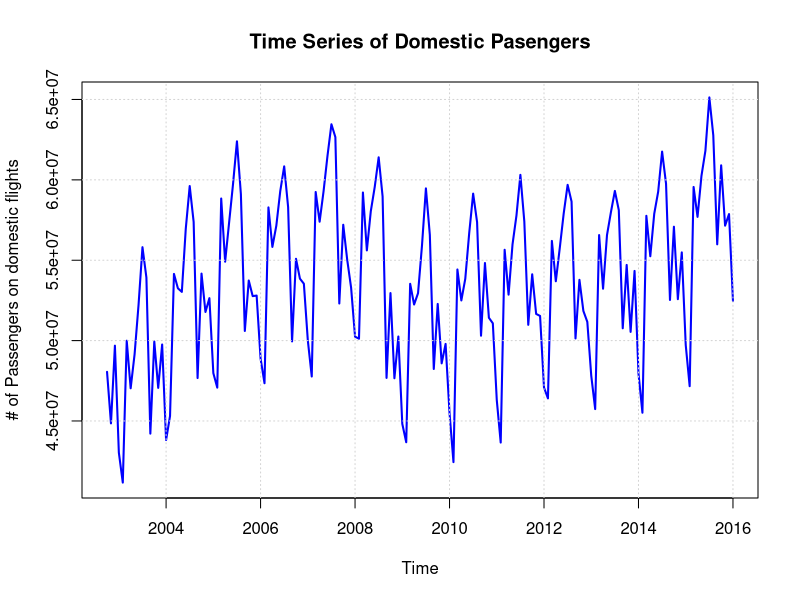
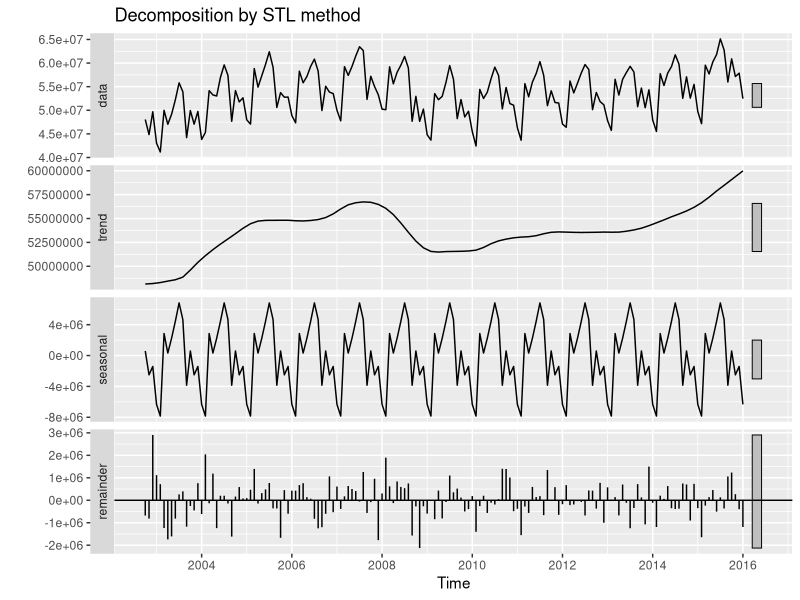
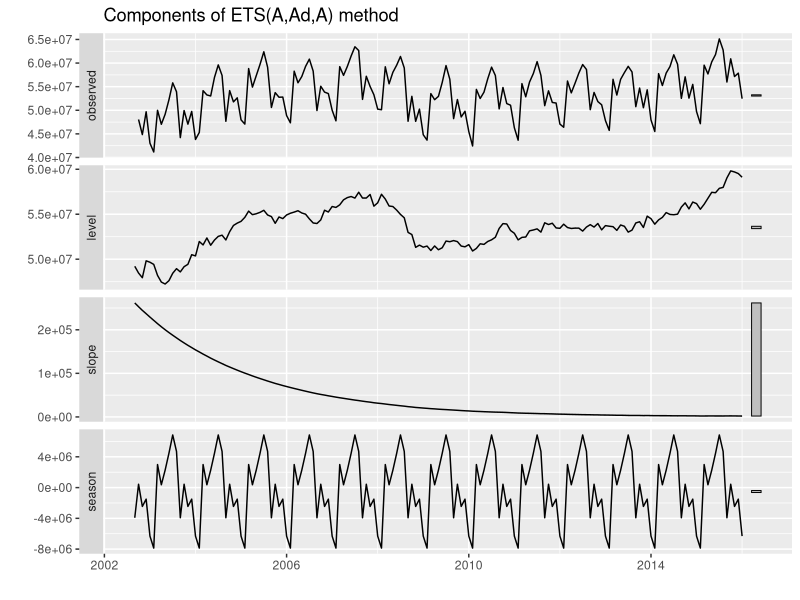
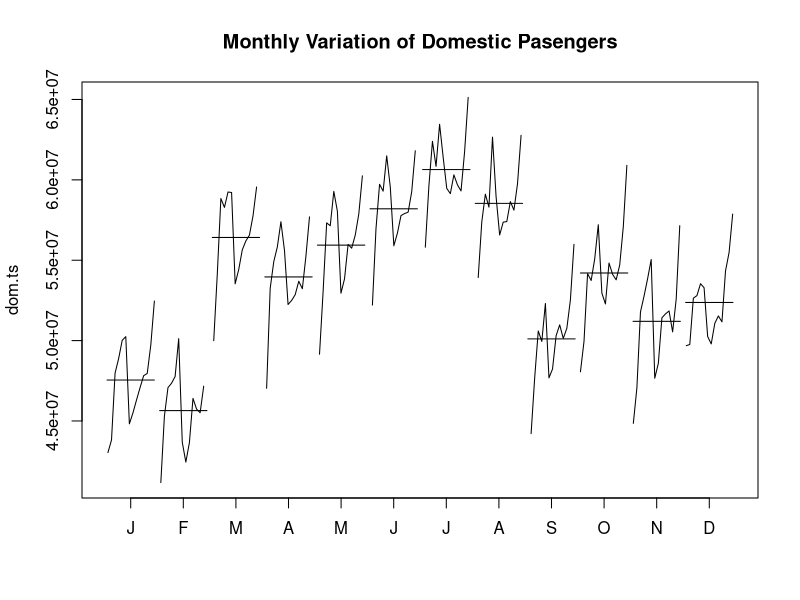
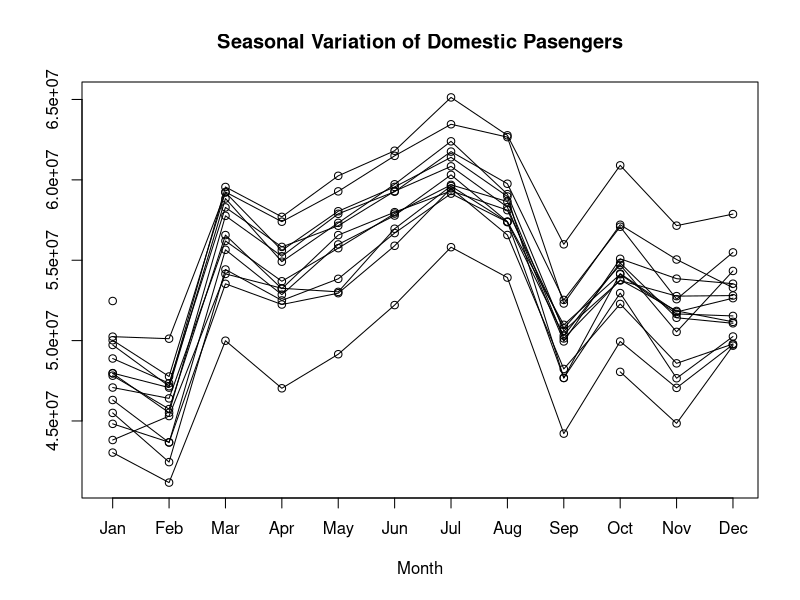
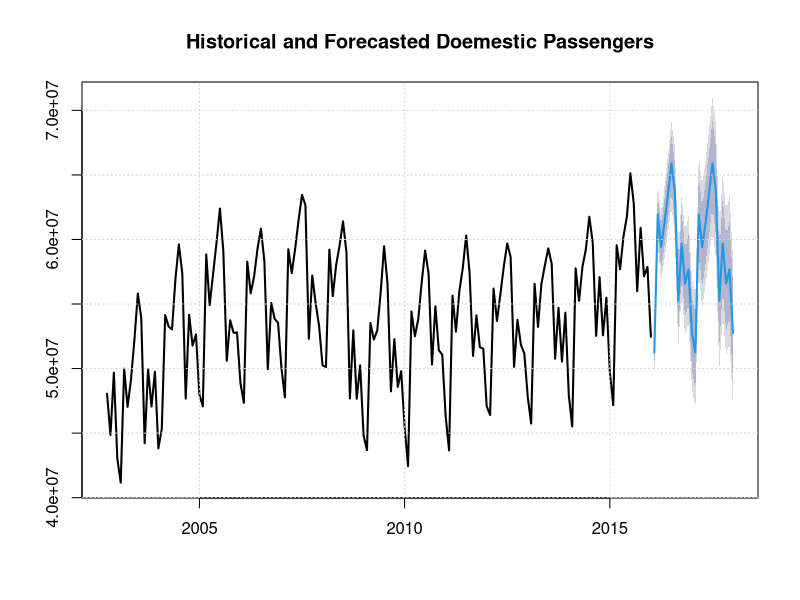

Reproduce these figures in R, in order.
## ---- chunk 1
rm(list=ls()) #rm(list of objects) removes all objects from memory
graphics.off() #Closign all previously open graphs
## ---- chunk 2
library(foreign)
airline <- read.csv("AirlineData.csv")
## ---- chunk 3
airline <- subset(airline, airline$Month != "TOTAL") 
## ---- chunk 4
#install.packages("forecast") #Need to do this only once
library(forecast)
## ---- chunk 5
dom.ts <- ts(airline$dom.pass, start=c(2002, 10), frequency=12)
## ---- chunk 6
plot(dom.ts, main="Time Series of Domestic Pasengers",
     type="lines", xlab="Time", ylab="# of Passengers on domestic flights",
     col="blue", lty=1, lwd=2)
grid()
## ---- chunk 7
fit1 <- stl(dom.ts, s.window="periodic")
library(ggplot2)
autoplot(fit1, main="Decomposition by STL method")
## ---- chunk 8
fit2 <- ets(dom.ts)
library(ggplot2)
autoplot(fit2)
## ---- chunk 9
monthplot(dom.ts, main="Monthly Variation of Domestic Pasengers")
## ---- chunk 10
seasonplot(dom.ts, main="Seasonal Variation of Domestic Pasengers") 
## ---- chunk 11
n <- 24 #We will generate forecast for n periods into the future
f1 <- forecast(fit1,h=n) #Based on stl()
f1
f2 <- forecast(fit2,h=n) #Based on ets()
f2

## ---- chunk 12
f <- f1
## ---- chunk 13
plot(f, lwd=2, main="Historical and Forecasted Doemestic Passengers")
grid()
